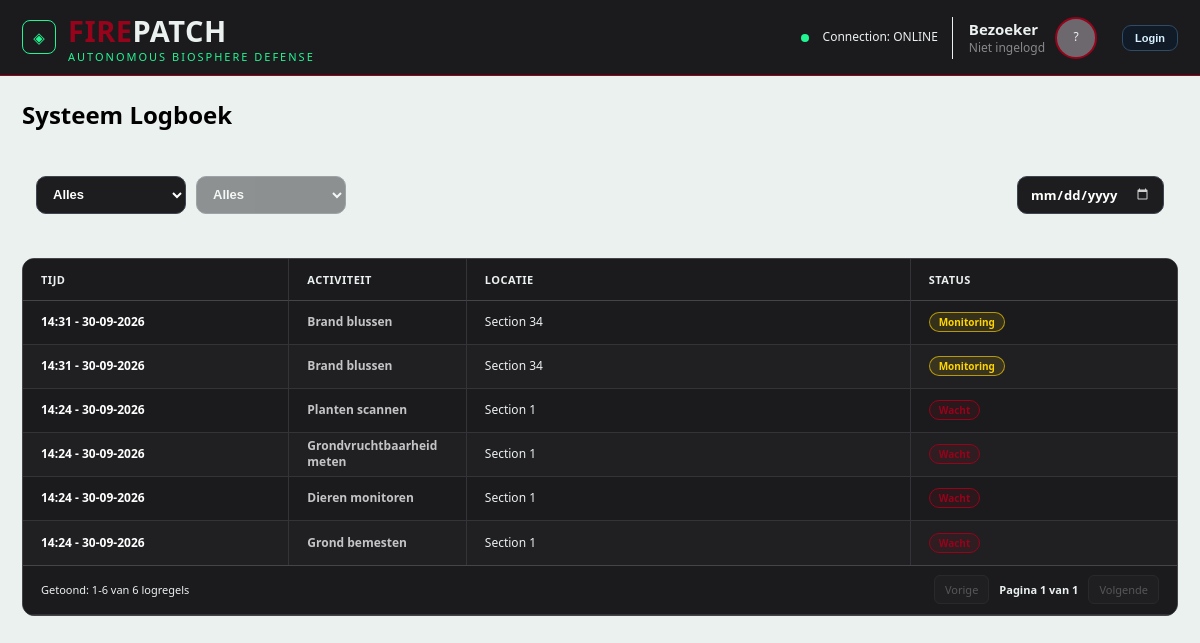
The page /logboek.php on the database its author committed.
### tables this page shows
CREATE TABLE `logboek` (
  `id` int NOT NULL,
  `activity` varchar(255) NOT NULL,
  `location` varchar(255) NOT NULL,
  `status` enum('done','pending','active') NOT NULL DEFAULT 'done',
  `created_at` datetime NOT NULL DEFAULT CURRENT_TIMESTAMP,
  `mission_id` int NOT NULL
);

### logboek.php (the view, shortened to what this page needs)
<?php
$db = firepatchMysqli();
$query = "
    SELECT *
    FROM logboek
    ORDER BY created_at DESC
";
$result = mysqli_query($db, $query);
$logs = [];
while ($row = mysqli_fetch_assoc($result)) {
    $logs[] = $row;
}
?>
<!doctype html>
<html lang="nl">
<head>
    <link
        rel="stylesheet"
        href="./css/main.css"
    >
    <link
        rel="stylesheet"
        href="./css/logboek.css"
    >
</head>
<body>
<?php include("./partials/header.php"); ?>
<div class="layout">
    <?php include("./partials/sidebar.php"); ?>
    <main class="page">
        <div class="page-top">
            <div>
                <h1 class="page-title">
                    Systeem Logboek
                </h1>
            </div>
        </div>
        <div class="card log-filters">
            <div class="filter-left">
                <div class="filter-group">
                    <select id="filter-sort">
                        <option value="all">
                            Alles
                        </option>
                    </select>
                </div>
                <div
                    class="filter-group"
                    id="value-filter-group"
                >
                    <select
                        id="filter-value"
                        disabled
                    >
                        <option value="all">
                            Alles
                        </option>
                    </select>
                </div>
            </div>
            <div class="filter-right">
                <div class="filter-group">
                    <input
                        type="date"
                        id="filter-date"
                    >
                </div>
            </div>
        </div>
        <table class="card log-table">
            <thead>
                <tr>
                    <th>
                        Tijd
                    </th>
                    <th>
                        Activiteit
                    </th>
                    <th>
                        Locatie
                    </th>
                    <th>
                        Status
                    </th>
                </tr>
            </thead>
            <tbody id="logbook-body">
                <?php foreach ($logs as $log): ?>
                    <tr
                        data-activity="<?=
                            htmlspecialchars(
                                $log['activity'],
                                ENT_QUOTES,
                                'UTF-8'
                            )
                        ?>"
                        data-location="<?=
                            htmlspecialchars(
                                $log['location'],
                                ENT_QUOTES,
                                'UTF-8'
                            )
                        ?>"
                        data-status="<?=
                            htmlspecialchars(
                                $log['status'],
                                ENT_QUOTES,
                                'UTF-8'
                            )
                        ?>"
                        data-date="<?=
                            date(
                                'Y-m-d',
                                strtotime($log['created_at'])
                            )
                        ?>"
                    >
                        <td>
                            <?=
                                date(
                                    'H:i',
                                    strtotime($log['created_at'])
                                )
                            ?>
                            -
                            <?=
                                date(
                                    'd-m-Y',
                                    strtotime($log['created_at'])
                                )
                            ?>
                        </td>
                        <td>
                            <strong>
                                <?=
                                    htmlspecialchars(
                                        $log['activity'],
                                        ENT_QUOTES,
                                        'UTF-8'
                                    )
                                ?>
                            </strong>
                        </td>
                        <td>
                            <?=
                                htmlspecialchars(
                                    $log['location'],
                                    ENT_QUOTES,
                                    'UTF-8'
                                )
                            ?>
                        </td>
                        <td>
                            <span
                                class="status-pill <?=
                                    htmlspecialchars(
                                        $log['status'],
                                        ENT_QUOTES,
                                        'UTF-8'
                                    )
                                ?>"
                            >
                                <?php
                                if ($log['status'] === 'done') {
                                    echo "Voltooid";
                                } elseif ($log['status'] === 'pending') {
                                    echo "Wacht";
                                } elseif ($log['status'] === 'active') {
                                    echo "Monitoring";
                                } else {
                                    echo htmlspecialchars(
                                        $log['status'],
                                        ENT_QUOTES,
                                        'UTF-8'
                                    );
                                }
                                ?>
                            </span>
                        </td>
                    </tr>
                <?php endforeach; ?>
            </tbody>
            <tfoot>
                <tr>
                    <td colspan="4">
                        <div class="log-footer-content">
                            <p id="logbook-count">
                            </p>
                            <div class="pagination">
                                <button
                                    type="button"
                                    id="previous-page"
                                    class="log-link"
                                >
                                    Vorige
                                </button>
                                <span id="page-info">
                                </span>
                                <button
                                    type="button"
                                    id="next-page"
                                    class="log-link"
                                >
                                    Volgende
                                </button>
                            </div>
                        </div>
                    </td>
                </tr>
            </tfoot>
        </table>
    </main>
</div>
</body>
</html>

### css/main.css (style rules this page uses)
:root { --red: #96031A; --white: #ebf1ef; --gray: #6D676E; --black: #1B1B1E; --green: #207751; --cyan: #00d5ff; --lightgreen: #22f693; --text: #d9ecff; --darktext: #1B1B1E; --orange: #ff9f0a; }
* { box-sizing: border-box; }
body { margin: 0; background: var(--white); color: var(--white); font: 500 0.9375rem/1.4 "Segoe UI", Inter, sans-serif; min-height: 100vh; }
.layout { display: grid; grid-template-columns: 205px 1fr; min-height: calc(100vh - 76px); }
.page { padding: 22px; display: grid; gap: 14px; align-content: start; }
.card { background: var(--black); border: 1px solid var(--gray); border-radius: 12px; overflow: hidden; }
@media (max-width: 1200px) { .layout { grid-template-columns: 1fr; } }

### rows shown on the page
logboek: created_at "14:31", created_at "30-09-2026", activity "Brand blussen", location "Section 34", status "Monitoring"
logboek: created_at "14:31", created_at "30-09-2026", activity "Brand blussen", location "Section 34", status "Monitoring"
logboek: created_at "14:24", created_at "30-09-2026", activity "Planten scannen", location "Section 1", status "Wacht"
logboek: created_at "14:24", created_at "30-09-2026", activity "Grondvruchtbaarheid meten", location "Section 1"
logboek: created_at "14:24", created_at "30-09-2026", activity "Dieren monitoren", location "Section 1", status "Wacht"
logboek: created_at "14:24", created_at "30-09-2026", activity "Grond bemesten", location "Section 1"
